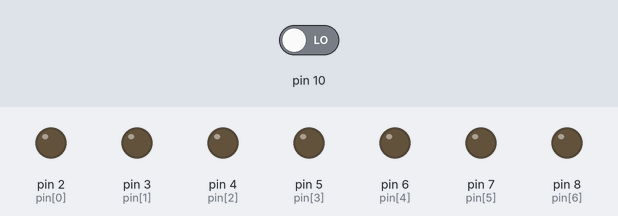
Recording of a sketch running on a simulated Arduino Uno, built with avr-gcc and run on an emulated ATmega328P. Shown: output pins drawn as LEDs (lit = HIGH). The test bench sets the inputs (shaded band); at power-on: pin 10 LOW. Random numbers use the default seed unless the sketch sets one.

Above: at 1.2 s.
1.3 s: pin 10 driven HIGH
At 3.5 s:
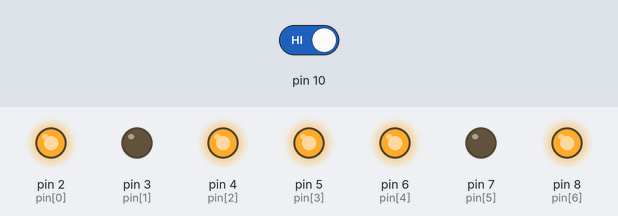
At 4.9 s:
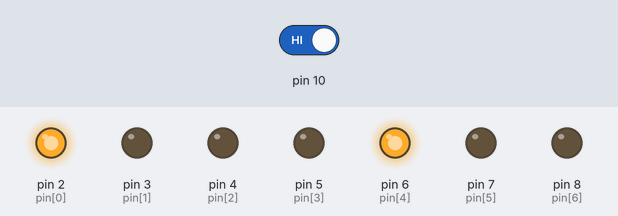
Timing chart, 0 to 10.3 s (numbered marks = the images above; inputs shaded):
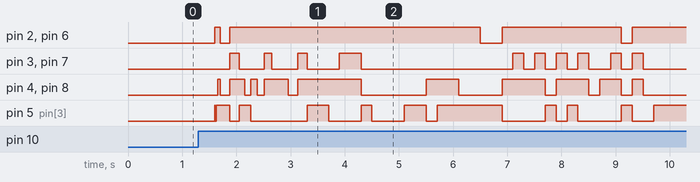

The sketch:

dado-a-led.ino
```cpp
int stato = 0;

int pin[7] = {2,3,4,5,6,7,8};

int face[7][7] = {
  {0,0,0,0,0,0,0},
  {0,0,0,1,0,0,0},
  {1,0,0,0,1,0,0},
  {1,0,0,1,1,0,0},
  {1,0,1,0,1,0,1},
  {1,0,1,1,1,0,1},
  {1,1,1,0,1,1,1}
};

void setup() {
  pinMode(10, INPUT);

  for (int i = 0; i < 7; i++) {
    pinMode(pin[i], OUTPUT);
  }
  randomSeed(analogRead(A0));
}

void loop() {
  switch (stato) {
    case 0:
      waitToStart();
      break;
    case 1:
      roll();
      break;
    case 2:
      display();
      break;
  }
}

void waitToStart(){
  if (digitalRead(10)) {
    stato = 1;
    delay(300);
  }
}

void roll(){
  int timex = 10;
  for (int i = 0; i < 50; i++){
    number(random(1,7));
    delay(timex);
    timex += 10;
    if (timex > 200) timex = 200;
  }
  stato = 2;
}

void display(){
  number(random(1,7));
  stato = 0;
  delay(500);
}

void number(int n){
  for (int i = 0; i < 7; i++){
    digitalWrite(pin[i], face[n][i]);
  }
}
```

Measured:
- after the input at 1.3 s, pin 2 (pin[0]), pin 6 (pin[4]): goes HIGH 0.10 s, LOW 0.18 s, HIGH 4.6 s, LOW 0.40 s, HIGH 2.2 s, LOW 0.20 s, then HIGH, starting after 0.30 s; pin 3 (pin[1]), pin 7 (pin[5]): LOW → HIGH after 0.58 s, → LOW 0.17 s later, → HIGH 0.46 s later, → LOW 0.14 s later, … (20 changes in this stretch)
